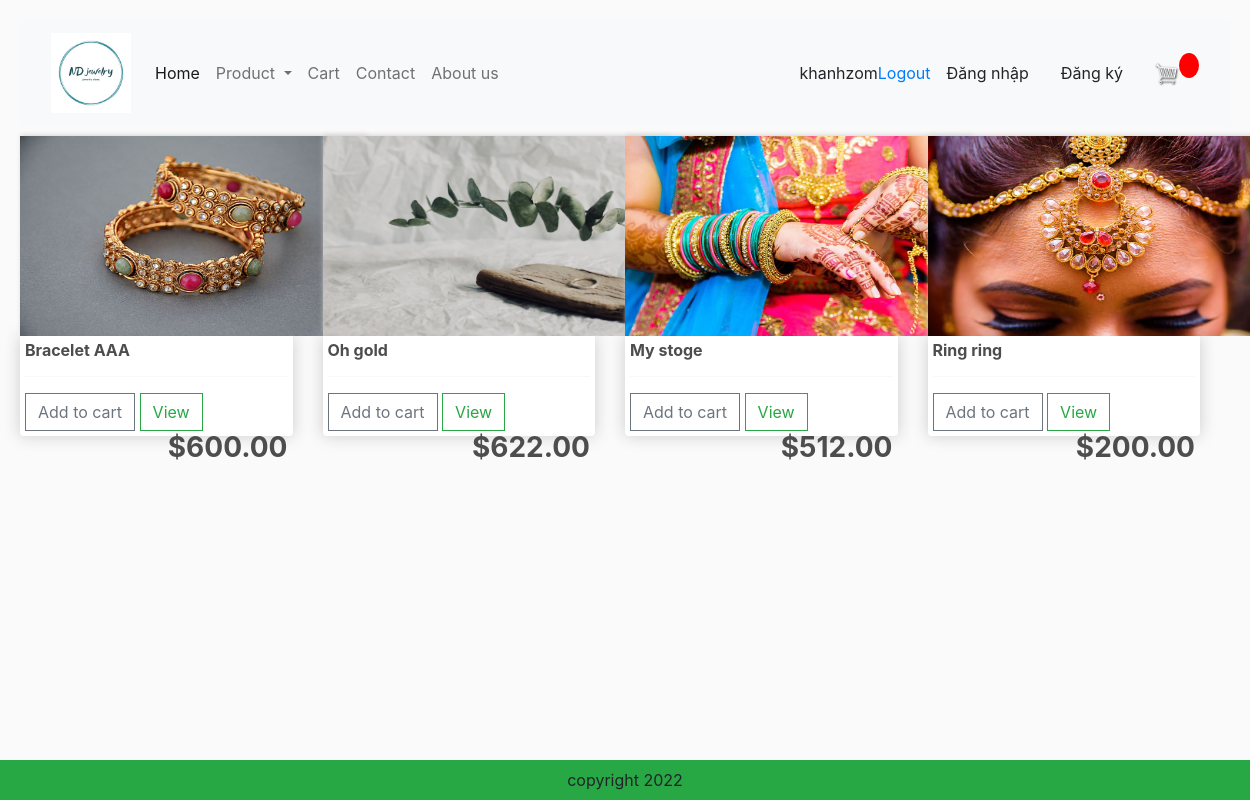
/category/?category=bracelet (signed in), run on the app's committed database.
### app/models.py (models this page shows, shortened)
class Product(models.Model):
    category = models.ManyToManyField(Category,related_name='product')
    name = models.CharField(max_length=200,null=True)
    price = models.FloatField()
    image = models.ImageField(null=True,blank=True)
    detail = models.TextField(null=True,blank=True)
    @property
    def ImageURL(self):
        try:
            url = self.image.url
        except:
            url = ''
        return url

### app/views.py (the view)
# urls.py: path('category/', views.category, name="category"),
def category(request):
    categories = Category.objects.filter(is_sub =False)
    active_category = request.GET.get('category','')
    if active_category:
        products = Product.objects.filter(category__slug = active_category)
    context = {'categories':categories,'products':products,'active_category':active_category}
    return render(request,'app/category.html',context)

### app/templates/app/category.html (shortened to what this page needs)
{% extends 'app/base.html' %}
{% load static %}
        {% block register %}
        <div class="row" style="width:100%">
          {%for product in products %}
          <div class="col-lg-3">
            <img class="thumbnail" src="{{product.ImageURL}}">
            <div class="box-element product">
              <h6><strong>{{product.name}}</strong></h6>
              <hr>
              <button data-product={{product.id}} data-action = "add"  class="btn btn-outline-secondary add-btn update-cart">Add to cart</button>
              <a class="btn btn-outline-success" href="#">View</a>
              <h3 style="display: inline-block; float: right"><strong>${{product.price | floatformat:2}}</strong></h3>
            </div>
          </div>
          {% endfor %}
        </div>
        {% endblock register %}

### app/templates/app/base.html (shortened to what this page needs)
{% load static %}
<!DOCTYPE html>
<html>
    <head>
        <link href="https://cdn.jsdelivr.net/npm/bootstrap@5.2.3/dist/css/bootstrap.min.css" rel="stylesheet">
        <link href-"{% static 'app/css/style.css' %}" rel="stylesheet" />
        <link href-"{% static 'app/css/owl.carousel.min.css' %}" rel="stylesheet" />
        <link href-"{% static 'app/css/all.min.css' %}" rel="stylesheet" />
        <link rel="stylesheet" href="https://stackpath.bootstrapcdn.com/bootstrap/4.4.1/css/bootstrap.min.css">
	      <link rel="stylesheet" type="text/css" href="{% static 'app/css/main.css' %}">
        <link rel="stylesheet" href="">
    </head>
    <body>
        <nav class="navbar navbar-expand-lg bg-light">
            <div class="container-fluid">
              <a class="navbar-brand" href="{% url 'home' %}">
                <img src=" {% static 'app/images/1.jpg' %}" width="80" height="80" />
              </a>
              <div class="collapse navbar-collapse" id="navbarSupportedContent">
                <ul class="navbar-nav me-auto mb-2 mb-lg-0">
                  <li class="nav-item">
                    <a class="nav-link active" aria-current="page" href="{% url 'home' %}">Home</a>
                  </li>
                  <li class="nav-item dropdown">
                    <a class="nav-link dropdown-toggle" href="#" role="button" data-bs-toggle="dropdown" aria-expanded="false">
                      Product
                    </a>
                  </li>
                  <li class="nav-item">
                    <a class="nav-link" href="{% url 'cart' %}">Cart</a>
                  </li>
                  <li class="nav-item">
                    <a class="nav-link " href="{% url 'contact' %}">Contact</a>
                  </li>
                  <li class="nav-item">
                    <a class="nav-link " href="{% url 'about' %}">About us</a>
                  </li>
                </ul>
              </div>
                <div class="form-inline my-2 my-lg-0" style = "visibility: {{user_login}}">
                  <span> {{request.user}} </span> <br>
                  <span><a href= "{% url 'logout' %} "> Logout </a></span>
                </div>
                <div class="form-inline my-2 my-lg-0" style = "visibility: {{user_not_login}}">
                  <a class="nav-link" href= {% url 'login' %}>Đăng nhập</a>
                  <a class="nav-link" href={% url 'register' %}>Đăng ký</a>
                </div>
              <div class="form-inline my-2 my-lg-0">
                <a href="{% url 'cart' %}"><img id="cart-icon" src="{% static 'images/cart.png' %}"></a>
                <p id='cart-total' >{{cartItems}}</p>
              </div>
            </div>
          </nav>
        {% block register %}{% endblock register %}
        <footer class="container--fluid bg-success text-center fixed-bottom p-2 mt-5">
            copyright 2022
        </footer>
    </body>
</html>

### app/static/app/css/main.css (style rules this page uses)
body { background-color: hsl(0, 0%, 98%); margin: 20px; }
h1,h2,h3,h4,h5,h6 { color:hsl(0, 0%, 30%); }
.box-element { box-shadow:hsl(0, 0%, 80%) 0 0 16px; background-color: #fff; border-radius: 4px; padding: 5px; }
.thumbnail { width: 350px; height:200px; -webkit-box-shadow: -1px -3px 5px -2px rgba(214,214,214,1); -moz-box-shadow: -1px -3px 5px -2px rgba(214,214,214,1); box-shadow: -1px -3px 5px -2px rgba(214,214,214,1); }
.product { border-radius: 0 0 4px 4px; }
#cart-icon { width:25px; display: inline-block; margin-left: 15px; }
#cart-total { display: block; text-align: center; color:#fff; background-color: red; width: 20px; height: 25px; border-radius: 50%; font-size: 14px; }
.col-lg-3, .col-lg-4, .col-lg-6, .col-lg-8, .col-lg-12 { margin-top: 10px; }
.btn { border-radius: 0; }

### data on the page
Product: ImageURL (picture), name "Bracelet AAA", price "600.00"
Product: ImageURL (picture), name "Oh gold", price "622.00"
Product: ImageURL (picture), name "My stoge", price "512.00"
Product: ImageURL (picture), name "Ring ring", price "200.00"

### other printed values
{{ request.user }} "khanhzom"
